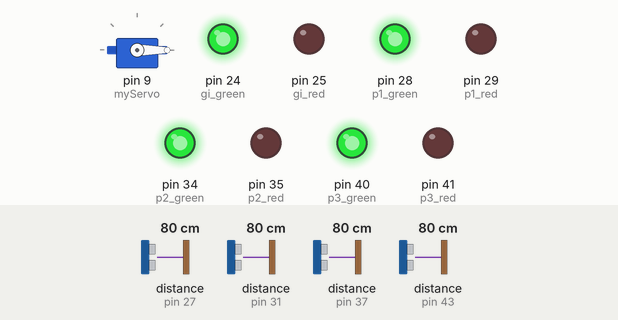
The sketch below on a simulated Arduino Mega 2560, built with avr-gcc and run on an emulated ATmega2560. On the bench: servo, 20×21 character LCD, output pins drawn as LEDs (lit = HIGH). Wiring (inferred from the names in the program): 4 × ultrasonic range finder: trigger pin 26, echo pin 27 / trigger pin 30, echo pin 31 / trigger pin 36, echo pin 37 / trigger pin 42, echo pin 43. The inputs (shaded band) are chosen by the test bench; at power-on: distance to the obstacle (sensors on pin 31, pin 37, pin 43, pin 27) 80 cm. The echo pulse lasts 58.3 µs per cm; pins used as bus, display or sensor lines are not drawn.

Above: at 3.2 s.
3.3 s: distance to the obstacle (sensor on pin 31) set to 12 cm
5.3 s: distance to the obstacle (sensor on pin 31) set to 9 cm
At 7.3 s:
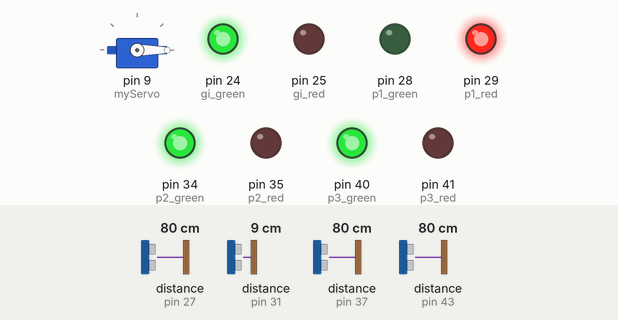
8.3 s: distance to the obstacle (sensor on pin 37) set to 12 cm
9.8 s: distance to the obstacle (sensor on pin 37) set to 9 cm
At 11.6 s:
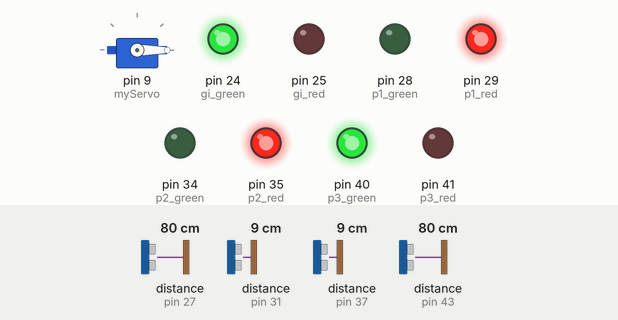
12.5 s: distance to the obstacle (sensor on pin 43) set to 12 cm
14.0 s: distance to the obstacle (sensor on pin 43) set to 9 cm
At 15.1 s:
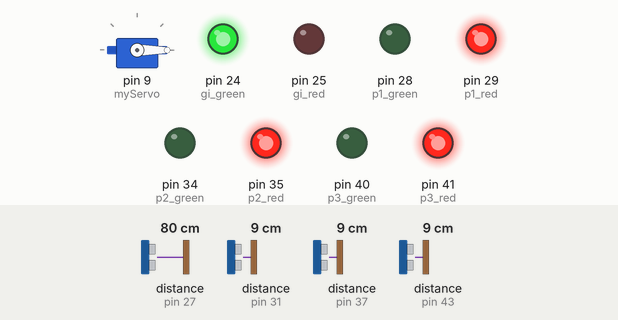
At 16.3 s:
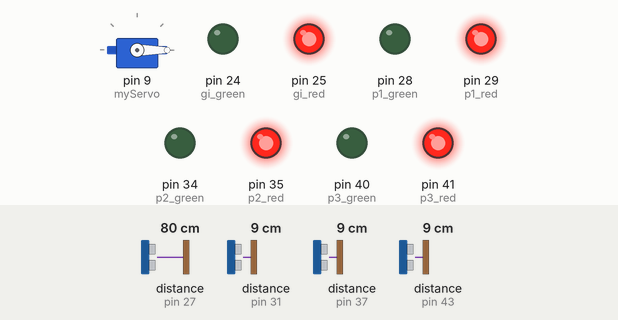
Timing chart, 0 to 17.7 s (numbered marks = the images above; inputs shaded):
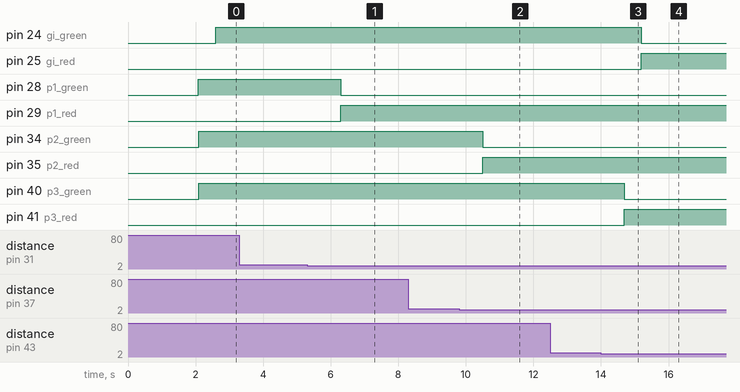

The sketch:

Arduino_final.ino
```cpp
//---------------------------------------------------------------------------------------
// First, we define libraries and global variables.

#include <LiquidCrystal_I2C.h> // LCD and I2C communication library
#include <Servo.h>             // Servo motor library
#include <ArduinoJson.h>       // Library for serial communication with JSON variables

// Define pins for ultrasonic sensors and LEDs
const int gi_green = 24, gi_red = 25, gi_trig = 26, gi_echo = 27;
const int p1_green = 28, p1_red = 29, p1_trig = 30, p1_echo = 31;
const int p2_green = 34, p2_red = 35, p2_trig = 36, p2_echo = 37;
const int p3_green = 40, p3_red = 41, p3_trig = 42, p3_echo = 43;

LiquidCrystal_I2C lcd(0x27, 20, 21); // I2C address, SDA, and SCL pins

Servo myServo; // Define servo motor, pin: servo 9 or any PWM pin

int pos = 0; // Variable for servo motor position
int distance;

StaticJsonDocument<500> doc; // JSON object for serial communication

String idx, oldIDX; // Temporary ID for IoT or Arduino
String idh;         // ID of the current car
int FirstRun = 1;   // For initial setup

int old[3], p[3]; // Arrays for parking spot statuses
String place[3];  // Array to match IDs and parking spots

//---------------------------------------------------------------------------------------
// Setup function

void setup()
{
  pinMode(gi_trig, OUTPUT); // Set pin modes for each LED and ultrasonic sensor
  pinMode(gi_echo, INPUT);  // Input
  pinMode(gi_red, OUTPUT);
  pinMode(gi_green, OUTPUT);

  pinMode(p1_trig, OUTPUT); // Parking spot 1
  pinMode(p1_echo, INPUT);
  pinMode(p1_green, OUTPUT);
  pinMode(p1_red, OUTPUT);

  pinMode(p2_trig, OUTPUT); // Parking spot 2
  pinMode(p2_echo, INPUT);
  pinMode(p2_green, OUTPUT);
  pinMode(p2_red, OUTPUT);

  pinMode(p3_trig, OUTPUT); // Parking spot 3
  pinMode(p3_echo, INPUT);
  pinMode(p3_green, OUTPUT);
  pinMode(p3_red, OUTPUT);

  myServo.attach(9); // Pin for the servo motor
  myServo.write(0);  // Move to zero position

  Serial2.begin(115200); // Serial communication for Arduino

  lcd.init();                  // Initialize and start LCD
  lcd.backlight();             // LCD backlight
  lcd.print("Parking System"); // Display message on LCD
  delay(2000);
}

//---------------------------------------------------------------------------------------
// Main loop function

void loop()
{

  // Save old parking spot statuses
  for (byte i = 0; i < 3; i++)
  {
    old[i] = p[i];
  }

  // Update current parking spot statuses, 1 if full
  p[0] = IsItFull(p1_trig, p1_echo, p1_green, p1_red);
  p[1] = IsItFull(p2_trig, p2_echo, p2_green, p2_red);
  p[2] = IsItFull(p3_trig, p3_echo, p3_green, p3_red);

  int total = p[0] + p[1] + p[2]; // Sum of occupied spots

  // Define IDs if it's the first run
  if (FirstRun)
  {
    for (byte i = 0; i < 3; i++)
    {
      if (p[i] == 1)
        place[i] = String(i + 1);
    }
    FirstRun = 0;
  }

  // Check for changes in parking spot statuses
  Park_Situation_Change();

  // Send ID and parking status as JSON object to NodeMCU
  doc["ID1"] = place[0];
  doc["ID2"] = place[1];
  doc["ID3"] = place[2];

  serializeJson(doc, Serial2);
  delay(500);

  // Check entrance, update LCD, servo, LEDs, and ultrasonic sensor
  Entrance(total);
}

//---------------------------------------------------------------------------------------
// Function to detect parking spot status and control LEDs

int IsItFull(int trigPin, int echoPin, int greenLed, int redLed)
{
  distance = DistanceUltrasonic(trigPin, echoPin);
  if (distance > 9)
  {
    digitalWrite(greenLed, HIGH);
    digitalWrite(redLed, LOW);
  }
  else
  {
    digitalWrite(greenLed, LOW);
    digitalWrite(redLed, HIGH);
  }
  int status = digitalRead(redLed);
  return status;
}

//---------------------------------------------------------------------------------------
// Function to get distance using ultrasonic sensor

int DistanceUltrasonic(int trigPin, int echoPin)
{
  digitalWrite(trigPin, LOW); // Ensure a clean low signal
  delayMicroseconds(2);
  digitalWrite(trigPin, HIGH); // Send trigger pulse
  delayMicroseconds(10);
  digitalWrite(trigPin, LOW);
  long duration = pulseIn(echoPin, HIGH); // Measure pulse duration
  return duration * (0.034 / 2);          // Calculate distance
}

//---------------------------------------------------------------------------------------
// Function to check the entrance and control various devices

void Entrance(int total)
{
  if (total == 3)
  { // Parking is full
    digitalWrite(gi_red, HIGH);
    digitalWrite(gi_green, LOW);
    lcd.clear();
    lcd.print("Parking Full");
    lcd.setCursor(0, 1);
    lcd.print("   0 full 0   ");
    delay(500);
  }
  else
  { // Parking has space
    digitalWrite(gi_red, LOW);
    digitalWrite(gi_green, HIGH);
    lcd.clear();
    lcd.setCursor(0, 0);
    lcd.print(3 - total);
    lcd.print(" spots available");

    lcd.setCursor(0, 1); // Display empty parking spots on LCD
    for (byte i = 0; i < 3; i++)
    {
      if (p[i] == 0)
      {
        lcd.print("  P0");
        lcd.print(i + 1);
      }
      else
      {
        lcd.print("     ");
      }
    }
    delay(500);
    CheckEntrance(gi_trig, gi_echo); // Check if a car is at the entrance
  }
}

//---------------------------------------------------------------------------------------
// Function to check if a car is at the entrance and perform necessary actions

void CheckEntrance(int trigPin, int echoPin)
{
  distance = DistanceUltrasonic(trigPin, echoPin);
  if (distance < 6)
  {
    lcd.clear();
    lcd.setCursor(0, 0);
    lcd.print("Please wait");
    lcd.setCursor(0, 1);
    lcd.print("Enter ID in Blynk");
    RecieveID(trigPin, echoPin); // Get the user's ID from NodeMCU
    if (distance < 6)
    {
      DefineID(); // Define the ID
      lcd.clear();
      lcd.print(idh);
      lcd.setCursor(0, 1);
      lcd.print(" can enter");
      OpenEntrance(); // Open the entrance gate
      while (distance < 8)
      { // Wait until the car moves
        distance = DistanceUltrasonic(trigPin, echoPin);
      }
      delay(1000);
      CloseEntrance(); // Close the entrance gate
    }
  }
  else if (pos != 0)
  { // If the entrance gate is not closed, close it
    CloseEntrance();
  }
}

//---------------------------------------------------------------------------------------
// Function to receive the user's ID from NodeMCU

void RecieveID(int trigPin, int echoPin)
{
  for (byte i = 0; i < 20; i++)
  { // Wait approximately 20 seconds
    delay(1000);
    DeserializationError error = deserializeJson(doc, Serial2);

    oldIDX = idx;
    if (!error && oldIDX != doc["IDX"])
    { // Get IDX from NodeMCU
      idx = doc["IDX"].as<String>();
      delay(500);
    }
    distance = DistanceUltrasonic(trigPin, echoPin);
    if (distance > 8)
      break;
    if (idx != oldIDX) // Exit loop if ID is received
      break;
  }
}

//---------------------------------------------------------------------------------------
// Function to define the ID, automatically if not provided by the user
// Ensures the ID is unique and a parking spot is available

void DefineID()
{
  int y = 0;
  if (idx == oldIDX)
    idx = "0";

  while (idx == "0")
  { // Create a unique ID
    y++;
    String x = String(y);
    for (byte i = 0; i < 3; i++)
    {
      if (place[i] == x)
      {
        idx = "0";
        break;
      }
      else
      {
        idx = x;
      }
    }
  }
  idh = idx;
}

//---------------------------------------------------------------------------------------
// Function to open the gate

void OpenEntrance()
{
  for (pos; pos <= 90; pos += 1)
  {
    myServo.write(pos);
    delay(15);
  }
}

//---------------------------------------------------------------------------------------
// Function to close the gate

void CloseEntrance()
{
  for (pos; pos >= 0; pos -= 1)
  {
    myServo.write(pos);
    delay(15);
  }
}

//---------------------------------------------------------------------------------------
// Function to update the ID and parking spot arrays when parking spot status changes

void Park_Situation_Change()
{
  for (byte i = 0; i < 3; i++)
  {
    if (p[i] != old[i])
    {
      if (p[i] == 1)
      {
        place[i] = idh;
        idh = "undefined";
      }
      else
      {
        place[i] = "0";
      }
    }
  }
}
```

Measured:
- the behaviour switches between 11 and 10 cm on distance to the obstacle (sensor on pin 31) (found by bisection; images 0 and 1)
- the behaviour switches between 11 and 10 cm on distance to the obstacle (sensor on pin 37) (found by bisection; images 1 and 2)
- the behaviour switches between 11 and 10 cm on distance to the obstacle (sensor on pin 43) (found by bisection; images 2 and 3)
- after the input at 3.3 s, every drawn part: stays the same
- after the input at 5.3 s, pin 28 (p1_green): HIGH → LOW after 1.0 s; pin 29 (p1_red): LOW → HIGH after 1.0 s
- after the input at 8.3 s, every drawn part: stays the same
- after the input at 9.8 s, pin 34 (p2_green): HIGH → LOW after 0.70 s; pin 35 (p2_red): LOW → HIGH after 0.70 s
- after the input at 12.5 s, every drawn part: stays the same
- after the input at 14.0 s, pin 24 (gi_green): HIGH → LOW after 1.2 s; pin 25 (gi_red): LOW → HIGH after 1.2 s; pin 40 (p3_green): HIGH → LOW after 0.69 s; pin 41 (p3_red): LOW → HIGH after 0.69 s
